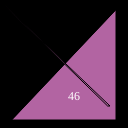
Frame 1 (no input)
Frame 60 (no input): identical to frame 1, image omitted
Frame 120 (the mouse pressed at the canvas centre since frame 60): identical to frame 1, image omitted

The p5.js sketch that drew this single still picture (run headless with seeded random() and noise() and a simulated clock; from frame 60 on, the mouse is pressed at the canvas centre):

// p5.js sketch
// ── sketch.js
function setup() {
  createCanvas(128,128);
}

function draw() {
  background(0);
  fill(178, 100, 162);
  triangle(12,120,116,120,116,10);
  triangle(0,1,110,106,108,106,0);
  fill(255);
  textFont("serif");
  text("46", 68, 100);
}
